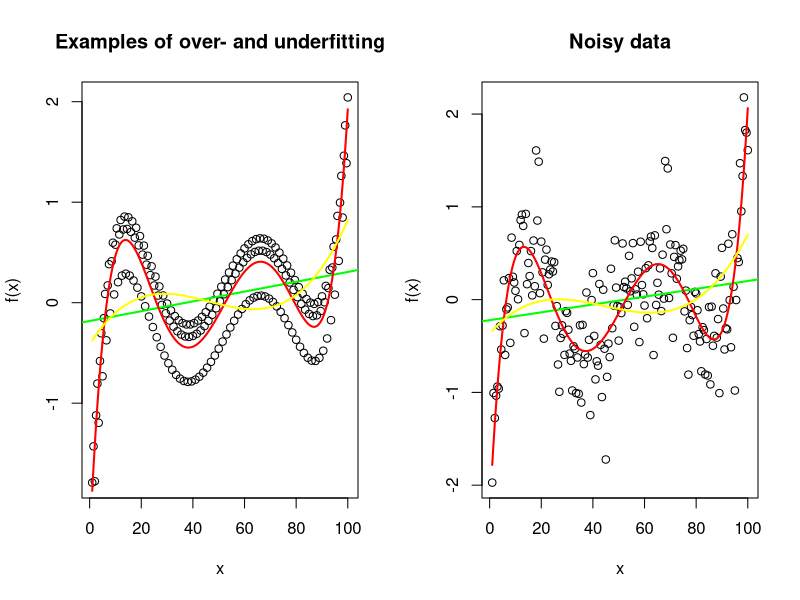

Write R code to recreate this figure.
#################
### Overffing ###
#################

x = seq(1,100,0.5)
#we generate 4 polynomial functions of oder 3,4,5
#we generate polynomials of order 3 and 5
poly_3 = poly(x, degree=3)

poly_5 = poly(x, degree=5)

#Asume samo parameters for the true functions
#We selected some coeficients and now determine the 

############true function #############
actual_3 = poly_3 %*% c(2,1,2) 

#we selected our values and add some noise 

#We add some noise to the true value
#this is presented in the formof rnorm(3, sd= 0.3)
actual_5 = poly_5 %*% c(2,1,2,-1,6)+ rnorm(3, sd= 0.3)


#Regression 

#We try to approximate our data with
#data = polynomial function of order 5 with some noise

#linear regression model y = beta * x +eps
linear_reg5 = lm(actual_5 ~x)

#polynomial regression model order 3 
#respresent it it by a polynomial of order 3 find (beta, beta^1, beta^2, beta^3)


reg_3       = lm(actual_5 ~ poly(x,3))

#Do the same for a polynomial function of order 5
reg_5       = lm(actual_5 ~ poly(x,5))


#Plot results
par(mfrow=c(1,2))
plot(x, actual_5, col="black", xlab="x", ylab="f(x)", main= "Examples of over- and underfitting")
abline(linear_reg5, col="green", lwd=2)
lines(x, fitted(reg_5), col="red", lwd=2)
lines(x, fitted(reg_3), col="yellow", lwd=2)

#ading more noise
#add eps with rnorm(100, sd= 0.5)
#we selected our values and add some noise 
actual_5 = poly_5 %*% c(2,1,2,-1,6)+ rnorm(100, sd= 0.5)

#Regression 

#same task
linear_reg5 = lm(actual_5 ~x)
reg_3       = lm(actual_5 ~ poly(x,3))
reg_5       = lm(actual_5 ~ poly(x,5))

#plot
plot(x, actual_5, col="black", xlab="x", ylab="f(x)", main= "Noisy data")
abline(linear_reg5, col="green", lwd=2)
lines(x, fitted(reg_5), col="red", lwd=2)
lines(x, fitted(reg_3), col="yellow", lwd=2)
 


